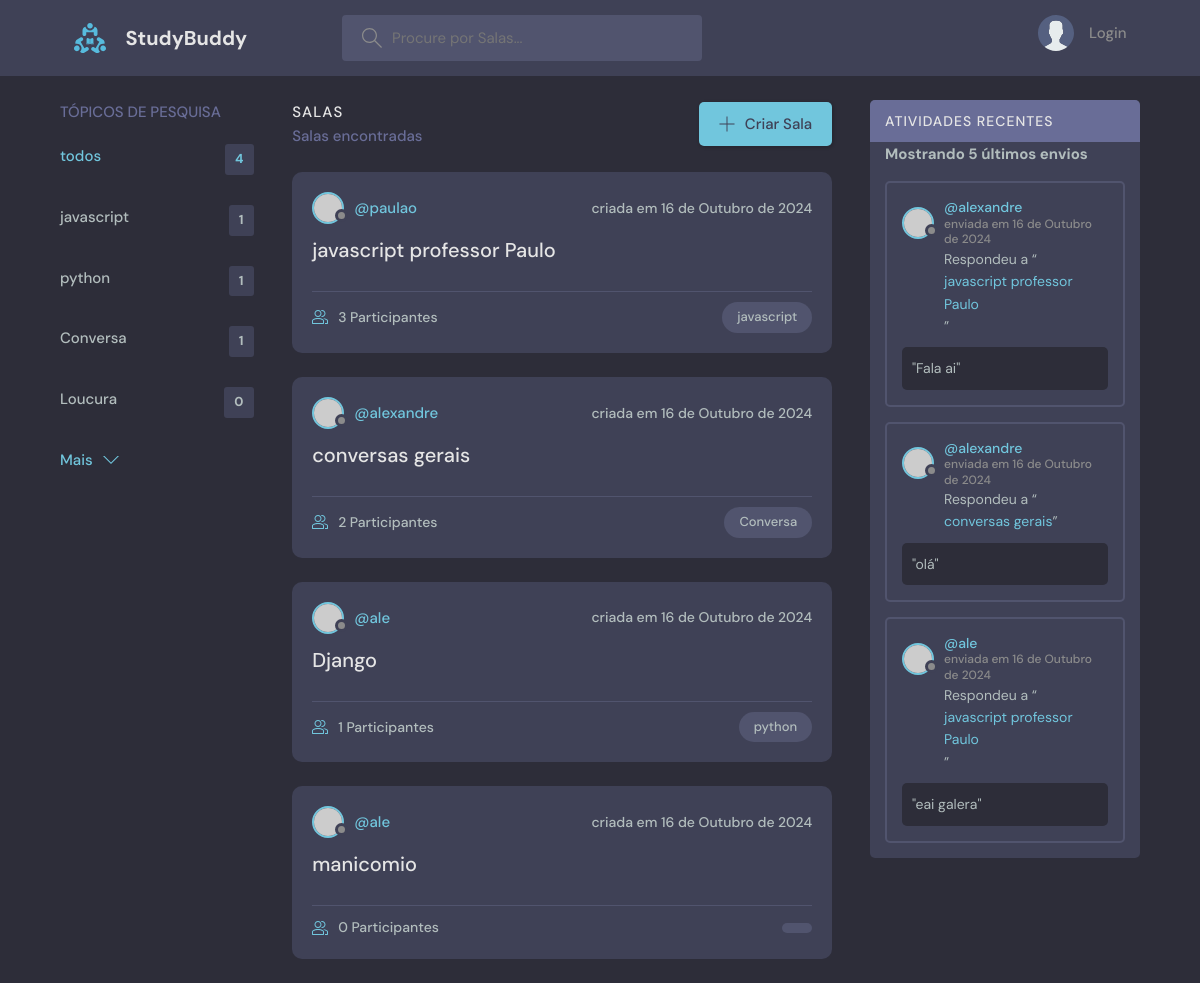
The app's page /, older data.
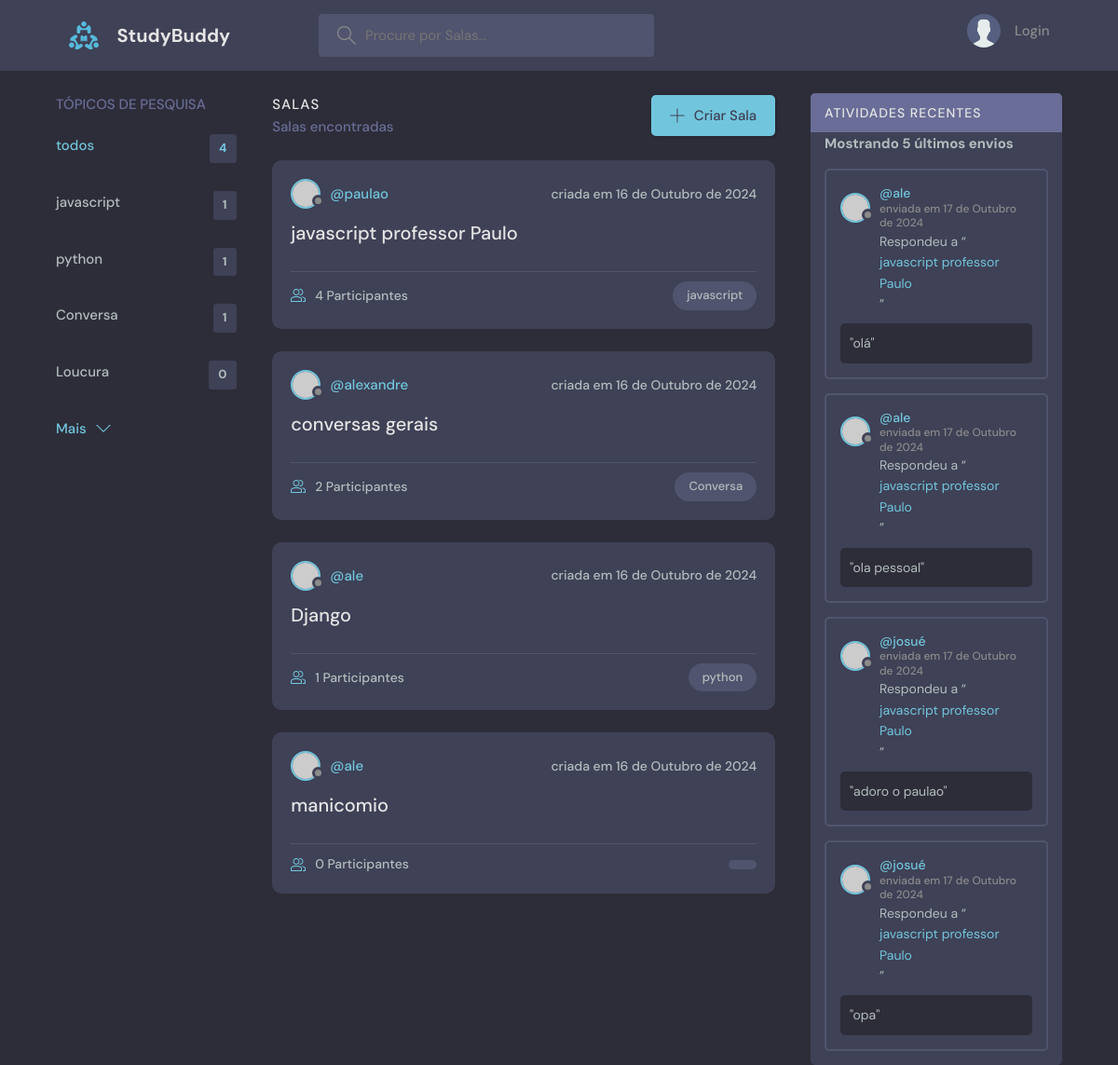
The same page, newer data.
### principal/models.py (models this page shows, shortened)
class Topico(models.Model):
    nome = models.CharField(max_length=60)

class Room(models.Model):
    topico = models.ForeignKey(Topico, on_delete=models.SET_NULL, null=True)
    adm = models.ForeignKey(User, on_delete=models.SET_NULL, null=True)
    nome = models.CharField(max_length=50)
    descricao = models.TextField()
    participantes = models.ManyToManyField(User, related_name='participantes', blank=True )
    criada = models.DateField(auto_now_add=True)
    def __str__(self):
        return self.nome

class Mensagem(models.Model):
    user = models.ForeignKey(User, on_delete=models.CASCADE)
    room = models.ForeignKey(Room, on_delete=models.CASCADE)
    texto = models.TextField()
    enviada = models.DateField(auto_now_add=True)

### principal/views.py (the view)
# urls.py: path('', home, name='home'),
def home(request):
    q = request.GET.get('q') if request.GET.get('q') != None else ''
    rooms = Room.objects.filter(
        Q(topico__nome__icontains=q) |
        Q(nome__icontains=q) |
        Q(descricao__icontains=q)
                                 ).order_by('-criada')
    topicos = Topico.objects.all()[0:5]
    mensagens_sala = Mensagem.objects.filter(room__topico__nome__icontains=q).order_by('-enviada')[0:5]
    room_count = rooms.count()
    context = {'rooms': rooms, 'topicos':topicos, 'room_count':room_count, 'mensagens':mensagens_sala}
    return render(request, 'principal/index.html', context)

### principal/templates/principal/index.html (shortened to what this page needs)
{% extends 'main.html' %}
{% block content %}
<main class="layout layout--3">
      <div class="container">
         {% include 'principal/topicos_component.html' %}
        <div class="roomList">
          <div class="roomList__header">
            <div>
              <h2>Salas</h2>
              <p>{{room.count}} Salas encontradas</p>
            </div>
            <a class="btn btn--main" href="{% url 'criar-sala' %}">
              <svg version="1.1" xmlns="http://www.w3.org/2000/svg" width="32" height="32" viewBox="0 0 32 32">
                <title>add</title>
                <path
                  d="M16.943 0.943h-1.885v14.115h-14.115v1.885h14.115v14.115h1.885v-14.115h14.115v-1.885h-14.115v-14.115z"
                ></path>
              </svg>
              Criar Sala
            </a>
          </div>
          {% include 'principal/feed_component.html' %}
        </div>
          {% include 'principal/recentes_component.html' %}
      </div>
</main>
{% endblock %}

### principal/templates/principal/topicos_component.html
{% block content %}
<div class="topics">
    <div class="topics__header">
      <h2>Tópicos de pesquisa</h2>
    </div>
    <ul class="topics__list">
      <li>
        <a href="/" class="active">todos <span>{{topicos.count}}</span></a>
      </li>
      {% for topico in topicos %}
      <li>
        <a href="{% url 'home' %}?q={{topico.nome}}">{{topico.nome}}<span>{{topico.room_set.all.count}}</span></a>
      </li>
      {% endfor %}
    </ul>
    <a class="btn btn--link" href="#">
      Mais
      <svg version="1.1" xmlns="http://www.w3.org/2000/svg" width="32" height="32" viewBox="0 0 32 32">
        <title>chevron-down</title>
        <path d="M16 21l-13-13h-3l16 16 16-16h-3l-13 13z"></path>
      </svg>
    </a>
  </div>
{% endblock %}

### principal/templates/principal/feed_component.html (shortened to what this page needs)
{% block content %}
{% for room in rooms %}
<div class="roomListRoom">
    <div class="roomListRoom__header">
      <a href="{% url 'perfil-user' room.adm.id %}" class="roomListRoom__author">
        <div class="avatar avatar--small">
          <img src="https://randomuser.me/api/portraits/women/11.jpg" />
        </div>
        <span>@{{room.adm.username}}</span>
      </a>
      <div class="roomListRoom__actions">
        <span>criada em {{room.criada}} </span>
      </div>
    </div>
    <div class="roomListRoom__content">
      <a href="{% url 'room' room.id %}">{{room.nome}}</a>
    </div>
    <div class="roomListRoom__meta">
      <a href="room.html" class="roomListRoom__joined">
        {{room.participantes.all.count}} Participantes
      </a>
      <p class="roomListRoom__topic">{{room.topico.nome}}</p>
    </div>
  </div>
  {% endfor %}
{% endblock %}

### principal/templates/principal/recentes_component.html (shortened to what this page needs)
{% block content %}
<div class="activities">
  <div class="activities__header">
    <h2>Atividades Recentes</h2>
    <h5 class="mostr-5">Mostrando 5 últimos envios</h5>
  </div>
{% for a in mensagens %}
<div class="activities__box">
    <div class="activities__boxHeader roomListRoom__header">
      <a href="{% url 'perfil-user' a.user.id %}" class="roomListRoom__author">
        <div class="avatar avatar--small">
          <img src="https://randomuser.me/api/portraits/women/11.jpg" />
        </div>
        <p>
          @{{a.user}}
          <span>enviada em {{a.enviada}}</span>
        </p>
      </a>
    </div>
    <div class="activities__boxContent">
      <p>Respondeu a “<a href="{% url 'room' a.room.id %}">{{a.room}}</a>”</p>
      <div class="activities__boxRoomContent">
        "{{a.texto}}"
      </div>
    </div>
  </div>
{% endfor %}
{% endblock %}

Row changes from the older to the newer data that the page shows:
removed Mensagem: user "alexandre", enviada "16 de Outubro de 2024", room "javascript professor Paulo", texto "Fala ai"
removed Mensagem: user "alexandre", enviada "16 de Outubro de 2024", room "conversas gerais", texto "olá"
removed Mensagem: user "ale", enviada "16 de Outubro de 2024", room "javascript professor Paulo", texto "eai galera"
computed for Room "javascript professor Paulo": participantes.all.count "3" → "4"
added Mensagem: user "ale", enviada "17 de Outubro de 2024", room "javascript professor Paulo", texto "olá"
added Mensagem: user "ale", enviada "17 de Outubro de 2024", room "javascript professor Paulo", texto "ola pessoal"
added Mensagem: user "josué", enviada "17 de Outubro de 2024", room "javascript professor Paulo", texto "adoro o paulao"
added Mensagem: user "josué", enviada "17 de Outubro de 2024", room "javascript professor Paulo", texto "opa"
